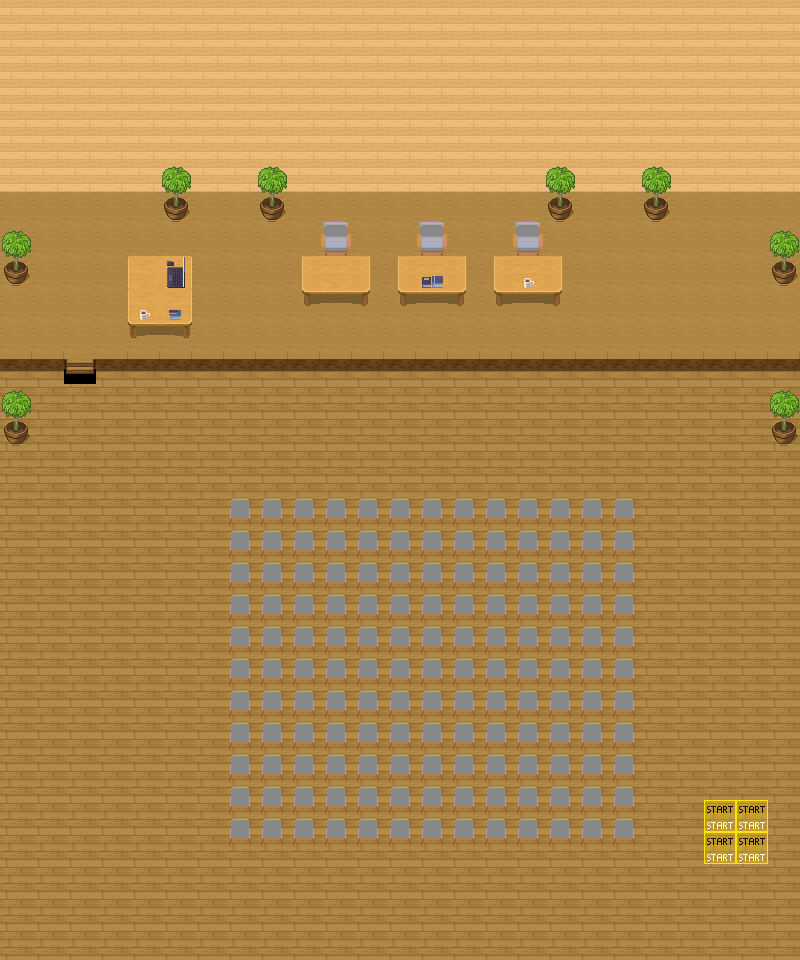

A level layout from a 2D game, rendered from its tile map. Below: a short description, then the map file with tile-grid data replaced by summaries:
An orthogonal 25x30 tile map with 32x32 px tiles, 9 tile layers (Tile Layer 1, floor, wall, decoration, ...), 7 tilesets.

<map version="1.10" tiledversion="1.10.2" orientation="orthogonal" renderorder="right-down" width="25" height="30" tilewidth="32" tileheight="32" infinite="0" nextlayerid="11" nextobjectid="1">
 <tileset firstgid="1" source="tilesets/WA_Room_Builder.tsx" />
 <tileset firstgid="1001" source="tilesets/WA_Decoration.tsx" />
 <tileset firstgid="1097" source="tilesets/WA_Other_Furniture.tsx" />
 <tileset firstgid="1253" source="tilesets/WA_Tables.tsx" />
 <tileset firstgid="1523" source="tilesets/WA_Seats.tsx" />
 <tileset firstgid="1705" source="tilesets/WA_Miscellaneous.tsx" />
 <tileset firstgid="1815" source="tilesets/WA_Special_Zones.tsx" />
 <layer id="1" name="Tile Layer 1" width="25" height="30">
  <data>[750 cells, 0 non-empty, 0 distinct tile ids]</data>
 </layer>
 <layer id="2" name="floor" width="25" height="30">
  <data>[750 cells, 750 non-empty, 3 distinct tile ids]</data>
 </layer>
 <layer id="3" name="wall" width="25" height="30">
  <data>[750 cells, 150 non-empty, 1 distinct tile ids]</data>
 </layer>
 <layer id="4" name="decoration" width="25" height="30">
  <data>[750 cells, 40 non-empty, 12 distinct tile ids]</data>
 </layer>
 <layer id="8" name="decoration2" width="25" height="30">
  <data>[750 cells, 3 non-empty, 3 distinct tile ids]</data>
 </layer>
 <layer id="6" name="seats" width="25" height="30">
  <data>[750 cells, 164 non-empty, 6 distinct tile ids]</data>
 </layer>
 <layer id="10" name="start" width="25" height="30">
  <data>[750 cells, 4 non-empty, 1 distinct tile ids]</data>
 </layer>
 <layer id="9" name="seats2" width="25" height="30">
  <data>[750 cells, 130 non-empty, 2 distinct tile ids]</data>
 </layer>
 <layer id="5" name="bump" width="25" height="30">
  <data>[750 cells, 24 non-empty, 1 distinct tile ids]</data>
 </layer>
</map>
